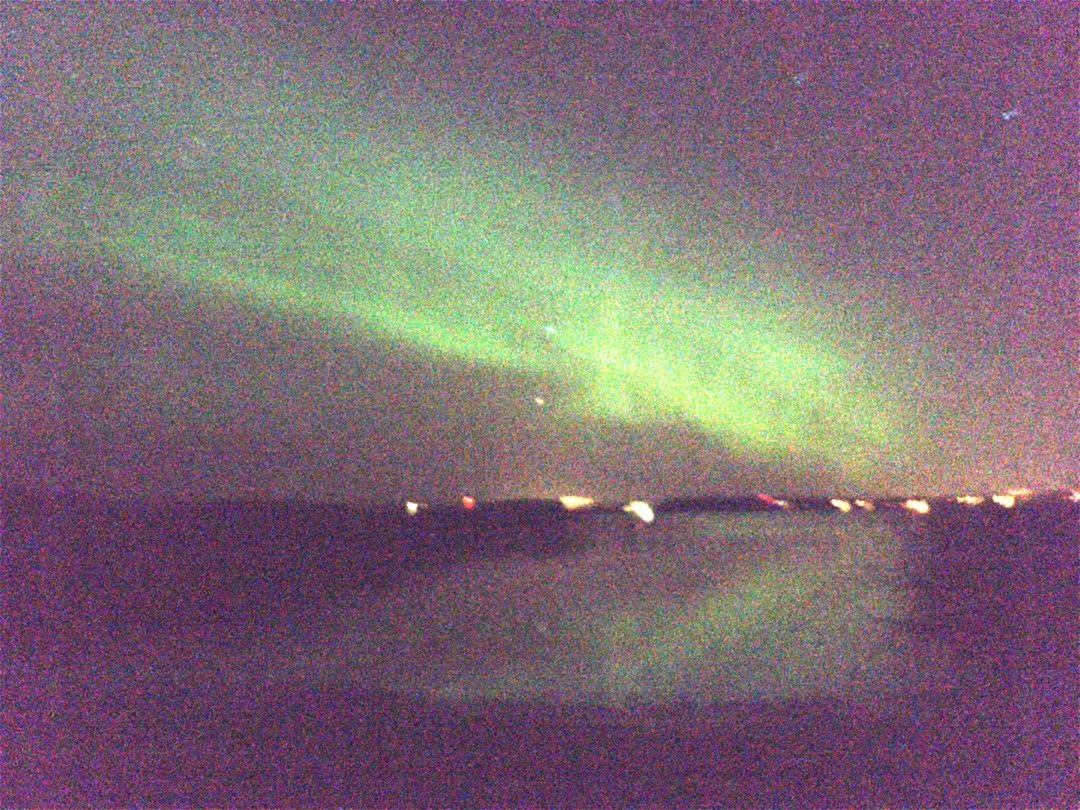
#> input picture Core Operation/Basic Operation/aurora.jpg, 1080 x 810 px
$ python 'Making Borders for Images.py'
#> lines starting #> are read from the running program, lines starting #| are printed output that depends on the picture
# -*- coding: utf-8 -*-
# @Time : 2019/2/28 14:32
# @Author : Mengqi
# @Function :
# @File : Making Borders for Images.py
# @Software: PyCharm

import cv2
import  numpy as np
import matplotlib.pyplot as plt

BLUE = [255, 0, 0]
img1 = cv2.imread('aurora.jpg')
#> img1 is the input picture: shape (810, 1080, 3); mean B, G, R 116.8, 108, 125.7

replicate = cv2.copyMakeBorder(img1, 100, 100,100,100,cv2.BORDER_REPLICATE)
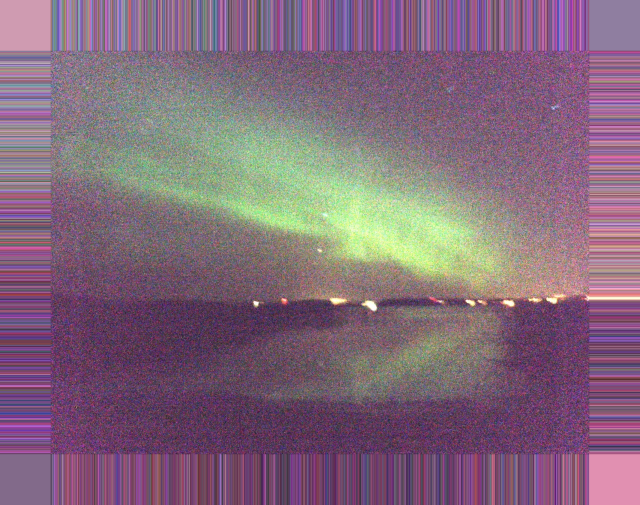
#> replicate: shape (1010, 1280, 3) (shown at 1/2 size); mean B, G, R 122.6, 104.3, 129.9
reflect = cv2.copyMakeBorder(img1, 100,100,100,100, cv2.BORDER_REFLECT)
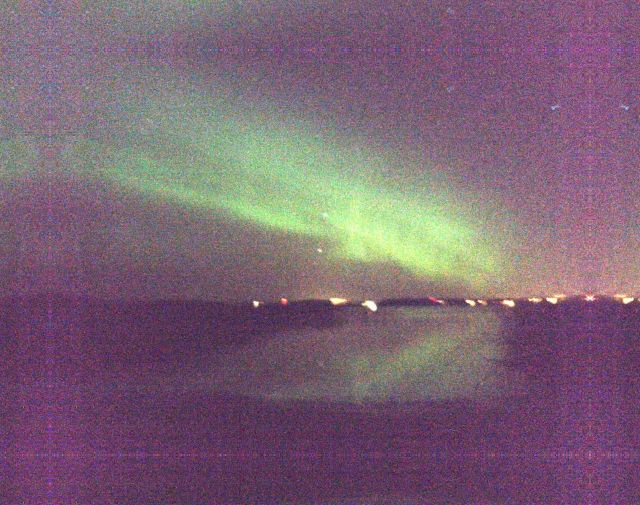
#> reflect: shape (1010, 1280, 3) (shown at 1/2 size); mean B, G, R 116, 100.3, 123.3
reflect101 = cv2.copyMakeBorder(img1,100,100,100,100, cv2.BORDER_REFLECT_101)
wrap = cv2.copyMakeBorder(img1,100,100,100,100,cv2.BORDER_WRAP)
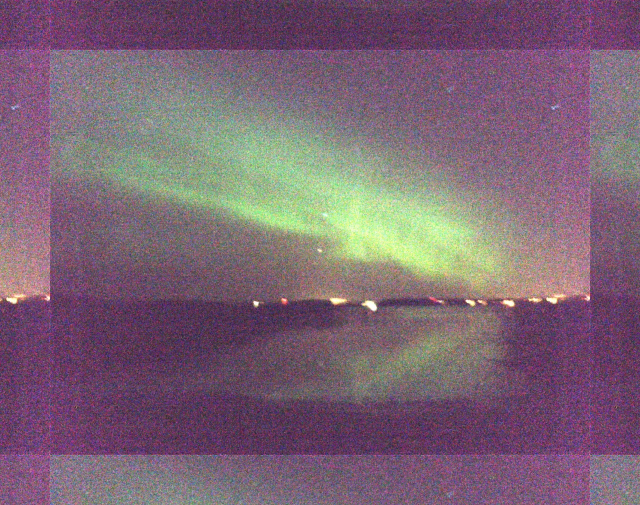
#> wrap: shape (1010, 1280, 3) (shown at 1/2 size); mean B, G, R 116, 100.3, 123.3
constant = cv2.copyMakeBorder(img1, 100,100,100,100,cv2.BORDER_CONSTANT)
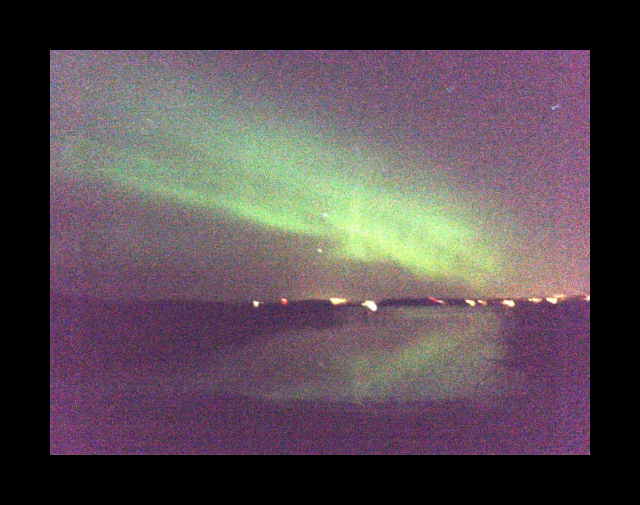
#> constant: shape (1010, 1280, 3) (shown at 1/2 size); mean B, G, R 79.1, 73.1, 85.1

plt.subplot(231), plt.imshow(img1,'gray'), plt.title('Original')
plt.subplot(232), plt.imshow(replicate,'gray'), plt.title('Replicate')
plt.subplot(233), plt.imshow(reflect,'gray'), plt.title('Reflect')
plt.subplot(234), plt.imshow(reflect101,'gray'), plt.title('Reflect101')
plt.subplot(235), plt.imshow(wrap,'gray'), plt.title('Wrap')
plt.subplot(236), plt.imshow(constant,'gray'), plt.title('constant')
plt.show()
#> figure, not shown here; B, G, R data is drawn as R, G, B
